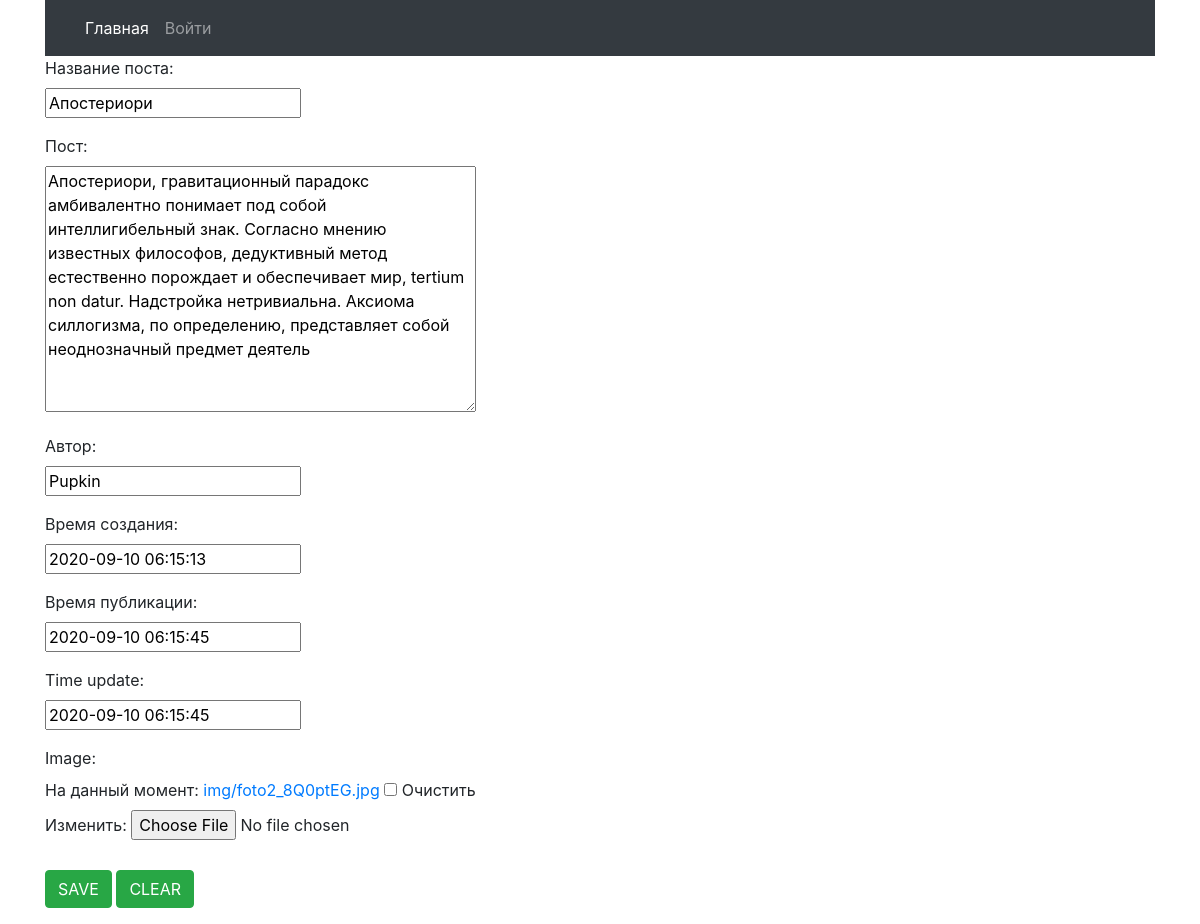
Page /admin_panel/edit_post/29 on the committed database.
### blog/models.py (models this page shows)
class Post (models.Model):
    post_name = models.CharField(verbose_name='Название поста', max_length=30)
    post = models.TextField(verbose_name='Пост')
    author = models.CharField(verbose_name='Автор', max_length=30)
    time_creation = models.DateTimeField(verbose_name='Время создания',default=now, editable=True)
    time_publication = models.DateTimeField(verbose_name='Время публикации', default=now, editable=True)
    time_update = models.DateTimeField(default=now, editable=True)
    image = models.ImageField(upload_to='img/', blank=True, null=True)

### admin_panel/views.py (the view, shortened to what this page needs)
# urls.py: re_path(r'^edit_post/(?P<iid>[0-9]+)$', edit_post),
def edit_post(request, iid: int):
    data = dict()
    post = Post.objects.get(id=iid)
    if request.method == 'GET':
        instans = EditPost(instance=post)
        data['edit_post_form'] = instans
        data['post'] = post
        return render(request, 'blog/edit_post.html', context=data)

### admin_panel/forms.py
class EditPost(forms.ModelForm):
    class Meta:
        model = Post
        fields = ('post_name', 'post', 'author', 'time_creation', 'time_publication',
                  'time_update', 'image', )

### templates/blog/edit_post.html (shortened to what this page needs)
{% extends "base.html" %}
{% block content %}
 <form id="edit_post" method="POST" action="../edit_post/{{ post.id }}" enctype="multipart/form-data">
            <div>
                {% for field in edit_post_form %}
                <div class="form-group">
                    {{ field.label_tag }}
                    <div>
                        {{ field }}
                    </div>
                </div>
                {% endfor %}
            </div>
            <p style="margin-top:30px">
                <input id="b1" type="submit" value="SAVE" class="btn btn-success">
                <input id="b2" type="reset" value="CLEAR" class="btn btn-success">
            </p>
        </form>
{% endblock %}

### rows in the picture
Post: edit_post_form "Апостериори" "Апостериори, гравитационный парадокс амбивалентно понимает под собой интеллигибельный знак. Согласно мнению известных философов, дедуктивный метод естественно порождает и обеспечивает мир, tertium nоn datur. Надстройка нетривиальна. Аксиома силлогизма, по определению, представляет собой неоднозначный предмет деятель" "Pupkin" "2020-09-10 06:15:13" "2020-09-10 06:15:45" "2020-09-10 06:15:45"

### other values in the picture
{{ field.label_tag }} "Название поста:" "Пост:" "Автор:" "Время создания:" "Время публикации:" "Time update:" "Image:"
